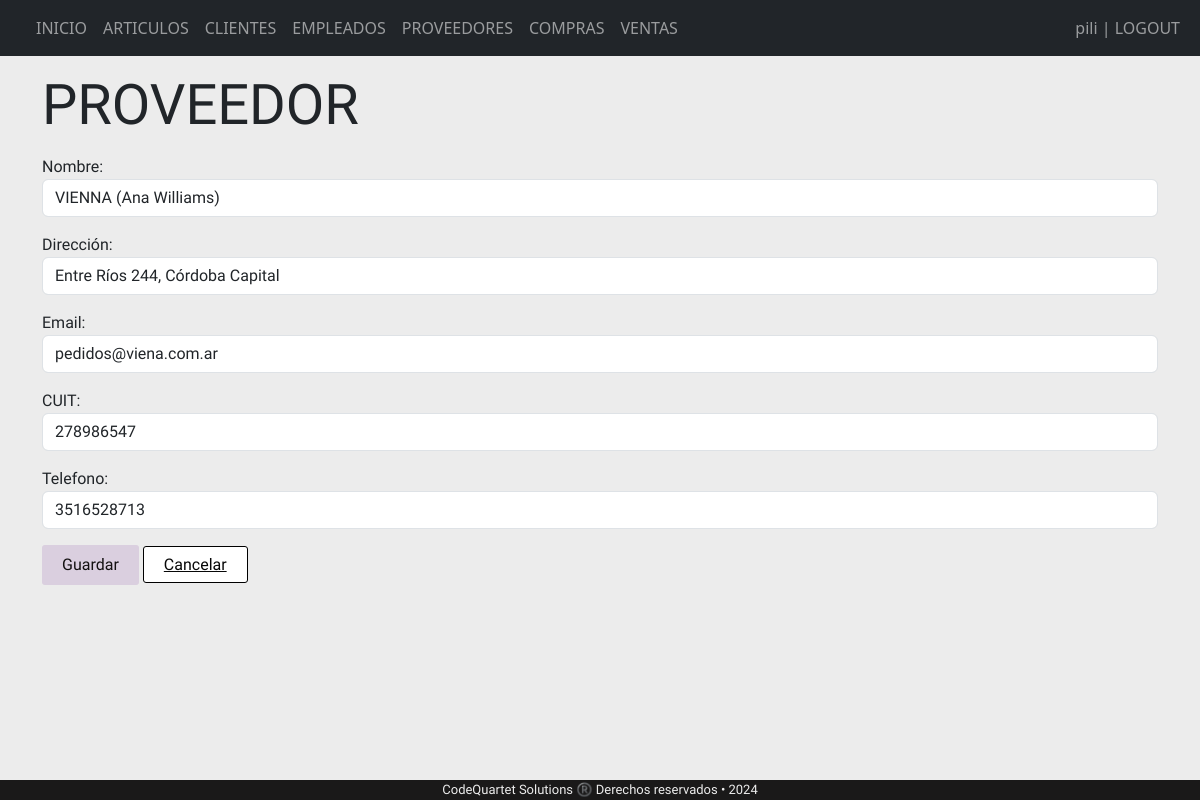
The app's page /proveedores/ProveedoresModif/1/ (signed in) with its own data.
### appRieVictoria/models.py (models this page shows, shortened)
class Proveedores(models.Model):
    nombre = models.CharField(max_length=25, help_text="",verbose_name="Nombre")
    direccion = models.CharField(max_length=100, help_text="",verbose_name="Dirección")
    Email = models.EmailField(help_text="")
    cuit = models.PositiveBigIntegerField(help_text="",verbose_name="CUIT")
    telefono = models.PositiveBigIntegerField()
    empleados = models.ManyToManyField("Empleados",related_name='empleados_compran_a_proveedores', through="Compras",verbose_name="Empleado")
    class Meta:
        permissions = [
            ("puede_aprobar", "Puede aprobar el modelo"),
            ("puede_publicar", "Puede publicar el modelo"),
        ]

### appRieVictoria/views.py (the view)
# urls.py: path('proveedores/ProveedoresModif/<int:pk>/', views.ProveedoresModif, name='ProveedoresModif'),
@permission_required('app.change_proveedores', login_url='/login/')
def ProveedoresModif(request, pk):
    proveedores = Proveedores.objects.get(pk=pk)
    if request.method == 'POST':
        form = ProveedoresForm(request.POST, instance=proveedores)
        if form.is_valid():
            form.save()
            return HttpResponseRedirect(reverse('tablaproveedores'))
    else:
        form = ProveedoresForm(instance=proveedores)
    return render(request, 'ProveedoresForm.html', {'form': form, 'proveedores': proveedores})

### appRieVictoria/forms.py
class ProveedoresForm(forms.ModelForm):
    class Meta:
        model = Proveedores
        fields = ('nombre', 'direccion', 'Email', 'cuit', 'telefono'  )
        widgets = {
            'nombre': forms.TextInput(attrs={'class': 'form-control'}),
            'direccion': forms.TextInput(attrs={'class': 'form-control'}),
            'Email': forms.TextInput(attrs={'class': 'form-control'}),
            'cuit': forms.NumberInput(attrs={'class': 'form-control'}),
            'telefono': forms.NumberInput(attrs={'class': 'form-control'}),
        }

### proyectoRieVictoria/templates/ProveedoresForm.html (shortened to what this page needs)
{% extends "base.html" %}
{% block content %}
<div class= "letra">
<div class="row">
    <h3 class="display-4 my-3">PROVEEDOR</h3>
    <form method="post" enctype="multipart/form-data">
        {{ form.as_p }}
        <button class="botonguardar" type="submit">Guardar</button>
        <a class="botoncancelar" href="{% url 'tablaproveedores' %}">Cancelar</a>
    </form>
</div>
</div>
{% endblock %}

### proyectoRieVictoria/templates/base.html (shortened to what this page needs)
{% load static %}
<!DOCTYPE html>
<html lang="en">
<head>
    {% load bootstrap5 %}
    {% bootstrap_css %}
    <link rel="stylesheet" href="{% static 'estilos.css' %}">
</head>
<body>
    <nav class="navbar navbar-expand-sm navbar-dark bg-dark">
        <div class="container-fluid">
          <div class="collapse navbar-collapse" id="mynavbar">
            <ul class="navbar-nav me-auto">
              {% if user.is_authenticated %}
                <li class="nav-item">
                  <a class="nav-link" href="/index/">INICIO</a>
                </li>
            <li class="nav-item">
              <a class="nav-link" href="/tabla/">ARTICULOS</a>
            </li>
            <li class="nav-item">
              <a class="nav-link" href="/tablaclientes/">CLIENTES</a>
            </li>
            <li class="nav-item">
              <a class="nav-link" href="/tablaempleados/">EMPLEADOS</a>
            </li>
            <li class="nav-item">
              <a class="nav-link" href="/tablaproveedores/">PROVEEDORES</a>
            </li>
            <li class="nav-item">
              <a class="nav-link" href="/tablaCompras/">COMPRAS</a>
            </li>
            <li class="nav-item">
              <a class="nav-link" href="/tablaVentas/">VENTAS</a>
              </li>
              {% endif %}
            </ul>
            <ul class="nav navbar-nav ms-auto">
              {% if user.is_authenticated %}
                <li class="nav-item">
                  <a class="nav-link" href="{% url 'logout' %}"> {{ request.user }} | LOGOUT</a>
                </li>
              {% else %}
                <li class="nav-item">
                  <a class="nav-link" href="/login"> LOGIN</a>
                </li>
              {% endif %}
            </ul>
          </div>
        </div>
      </nav>
      <div class="container" >
    {% block content %}
    {% endblock %}
      </div>
<footer>
    <div class="container" >
        <div class="row">
            <div class="pie">CodeQuartet Solutions ®️ Derechos reservados • 2024</div>
        </div>
    </div>
</footer>
</body>
</html>

### proyectoRieVictoria/static/estilos.css (style rules this page uses)
body { background-color: rgb(236, 236, 236); position: relative; }
.pie { position: fixed; bottom: 0; left: 0; width: 100%; height: 20px; text-align: center; background-color: rgb(26, 25, 25); color: rgb(236, 236, 236);; font-size: 13px; font-family: 'Ysabeau Office', sans-serif; padding-bottom: 5px 10px; box-sizing: border-box; line-height: 1.5; margin-block-end: 0%; }
.letra { font-family: "Gotu", sans-serif; font-size: 16px; }
.botonguardar { font-family: "Gotu", sans-serif; background-color: #dacfdf; color: #131111; border: none; border-radius:3px; padding: 8px 20px; font-size: 16px; cursor: pointer; transition: background-color 0.3s ease; }
.botoncancelar { font-family: "Gotu", sans-serif; background-color: #ffffff; color: #070707; border: 0.1px solid rgb(0, 0, 0); border-radius: 3px; padding: 8px 20px; font-size: 16px; cursor: pointer; transition: background-color 0.3s ease; }

### records on screen
Proveedores: nombre "VIENNA (Ana Williams)", direccion "Entre Ríos 244, Córdoba Capital", Email "pedidos@viena.com.ar", cuit "278986547", telefono "3516528713"

### other values on screen
{{ request.user }} "pili"
